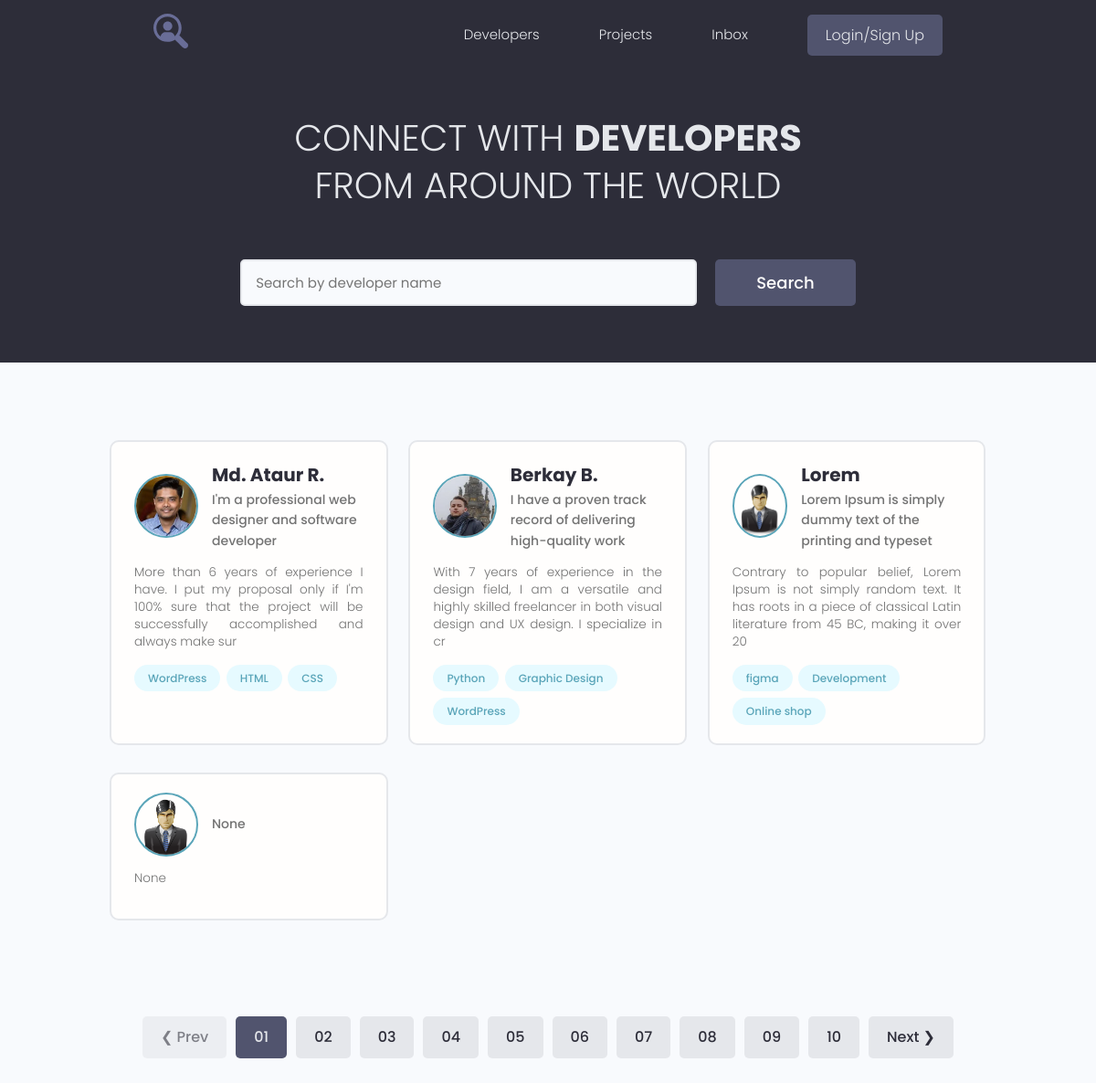
Before: / with the older database file.
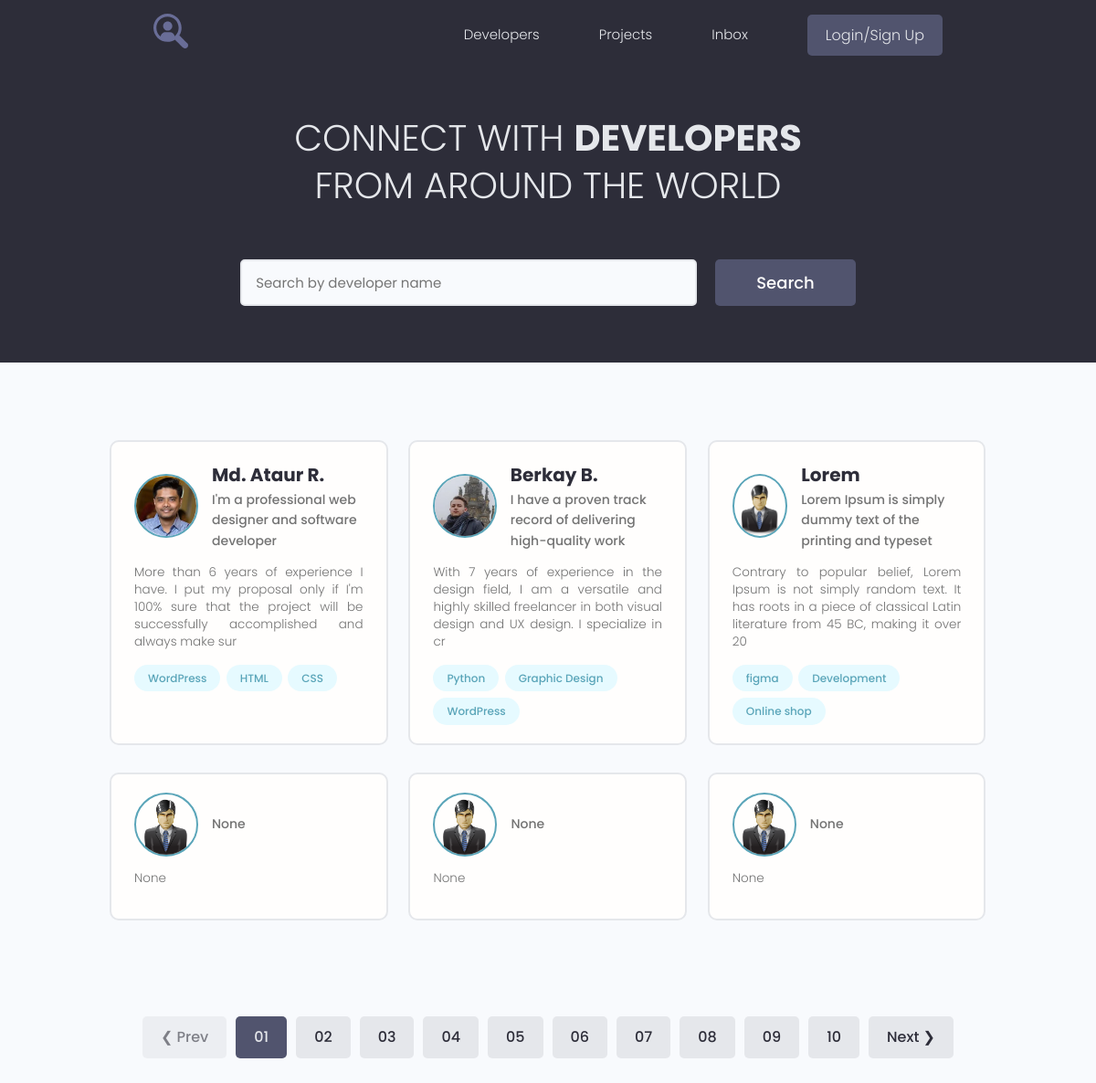
After: the same page with the newer database file.
### users/models.py (models this page shows, shortened)
class Profile(models.Model):
    user = models.OneToOneField(User, on_delete=models.CASCADE, null=True, blank=True)
    name = models.CharField(max_length=200, null=True, blank=True)
    email = models.EmailField(max_length=500, null=True, blank=True)
    username = models.CharField(max_length=200, null=True, blank=True)
    short_info = models.CharField(max_length=200, null=True, blank=True)
    bio = models.TextField(null=True, blank=True)
    profile_image = models.ImageField(null=True, blank=True, upload_to='profiles/', default='profiles/user-default.png')
    social_github = models.CharField(max_length=200, null=True, blank=True)
    social_youtube = models.CharField(max_length=200, null=True, blank=True)
    social_website = models.CharField(max_length=200, null=True, blank=True)
    created = models.DateTimeField(auto_now_add=True)

class Skill(models.Model):
    owner = models.ForeignKey(Profile, on_delete=models.CASCADE, null=True, blank=True)
    name = models.CharField(max_length=200, null=True, blank=True)
    description = models.TextField(null=True, blank=True)
    created = models.DateTimeField(auto_now_add=True)
    def __str__(self):
        return f"{self.name}"

### users/views.py (the view)
# urls.py: path("", views.profiles, name="profiles"),
def profiles(request):
    prof = Profile.objects.all()
    context = {
        'profiles': prof
    }
    return render(request, 'users/index.html', context)

### users/templates/users/index.html (shortened to what this page needs)
{% extends 'projects/base.html' %}
{% block content %}
  <main class="home">
    <section class="hero-section text-center">
      <div class="container container--narrow">
        <div class="hero-section__box">
          <h2>CONNECT WITH <span>DEVELOPERS</span></h2>
          <h2>FROM AROUND THE WORLD</h2>
        </div>
        <div class="hero-section__search">
          <form class="form" action="#" method="get">
            <div class="form__field">
              <input class="input input--text" id="formInput#search" type="text" name="text"
                placeholder="Search by developer name" />
            </div>
            <input class="btn btn--sub btn--lg" type="submit" value="Search" />
          </form>
        </div>
      </div>
    </section>
    <section class="devlist">
      <div class="container">
        <div class="grid grid--three">
          {% for profile in profiles %}
          <div class="column card">
            <div class="dev">
              <a href="{% url 'user_profile' profile.id %}" class="card__body">
                <div class="dev__profile">
                  <img class="avatar avatar--md" src="{{ profile.profile_image.url }}" alt="image" />
                  <div class="dev__meta">
                    <h3>{{ profile.name }}</h3>
                    <h5>{{ profile.short_info|slice:"60" }}</h5>
                  </div>
                </div>
                <p class="dev__info">
                  {{ profile.bio|slice:"150" }}
                </p>
                <div class="dev__skills">
                  {% for skill in profile.skill_set.all|slice:"3" %}
                  <span class="tag tag--pill tag--main">
                    <small>{{ skill }}</small>
                  </span>
                  {% endfor %}
                </div>
              </a>
            </div>
          </div>
          {% endfor %}
        </div>
      </div>
    </section>
    <div class="pagination">
      <ul class="container">
        <li><a href="#" class="btn btn--disabled">&#10094; Prev</a></li>
        <li><a href="#" class="btn btn--sub">01</a></li>
        <li><a href="#" class="btn">02</a></li>
        <li><a href="#" class="btn">03</a></li>
        <li><a href="#" class="btn">04</a></li>
        <li><a href="#" class="btn">05</a></li>
        <li><a href="#" class="btn">06</a></li>
        <li><a href="#" class="btn">07</a></li>
        <li><a href="#" class="btn">08</a></li>
        <li><a href="#" class="btn">09</a></li>
        <li><a href="#" class="btn">10</a></li>
        <li><a href="#" class="btn">Next &#10095;</a></li>
      </ul>
    </div>
  </main>
{% endblock %}

Changed rows visible on the page:
added Profile: profile_image (placeholder picture), short_info "None", bio "None"
added Profile: profile_image (placeholder picture), short_info "None", bio "None"
